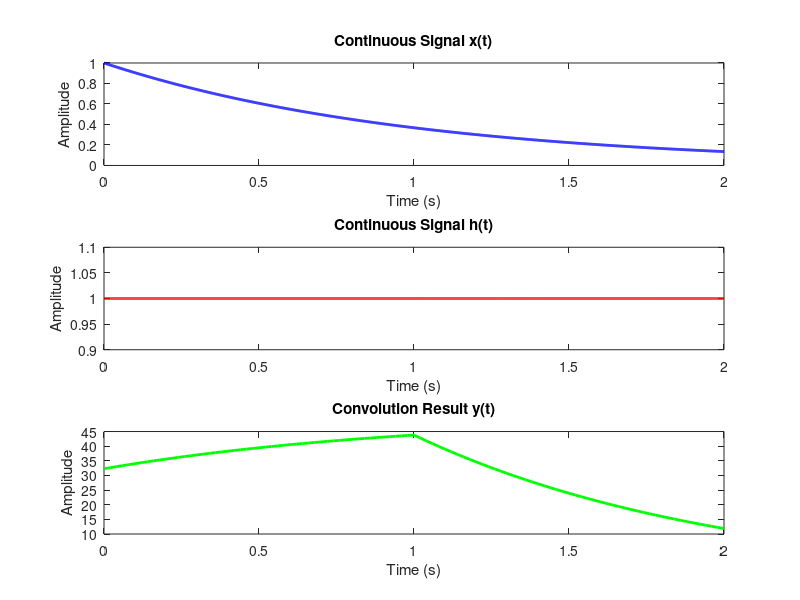

The MATLAB source for this figure: (Note: this script raises an error after producing the figure.)
% Define continuous-time signals (as functions)
t_continuous = linspace(0, 2, 1000);  % Time vector for continuous signals
x_continuous = exp(-t_continuous);    % Example signal 1 (exponential decay)
h_continuous = ones(size(t_continuous)); % Example signal 2 (unit pulse)

% Discretize the signals (sample at discrete time intervals)
sampling_rate = 50;  % Choose an appropriate sampling rate
t_discrete = 0:1/sampling_rate:2;  % Discrete time vector

x_discrete = exp(-t_discrete);  % Sampled signal 1
h_discrete = ones(size(t_discrete)); % Sampled signal 2

% Perform convolution on the discretized signals
y_discrete = conv(x_discrete, h_discrete, 'same');  % 'same' option for the same size output

% Plot the original continuous-time signals and the convolution result
subplot(3, 1, 1);
plot(t_continuous, x_continuous, 'b', 'LineWidth', 2);
title('Continuous Signal x(t)');
xlabel('Time (s)');
ylabel('Amplitude');

subplot(3, 1, 2);
plot(t_continuous, h_continuous, 'r', 'LineWidth', 2);
title('Continuous Signal h(t)');
xlabel('Time (s)');
ylabel('Amplitude');

subplot(3, 1, 3);
plot(t_discrete, y_discrete, 'g', 'LineWidth', 2);
title('Convolution Result y(t)');
xlabel('Time (s)');
ylabel('Amplitude');

sgtitle('Convolution of Continuous-Time Signals');

